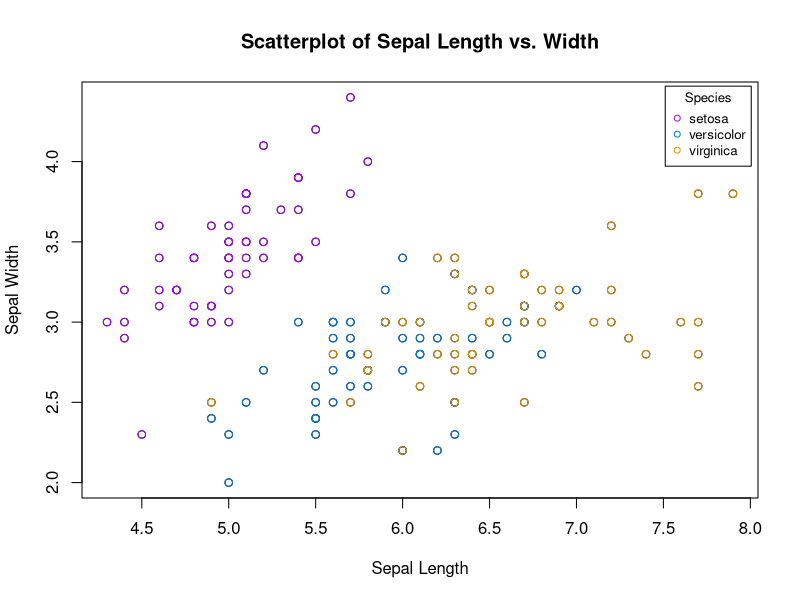

Here is the R script that generated this plot:
#===============================================================================
# ◯。°。°。°。°。°。°。°。°。°。°。° LOOPS 。°。°。°。°。°。°。°。°。°。°。°◯
#===============================================================================


# Loops, quite simply, loop! When a loop is run in R (or even other programming
# languages!) a block of code is run again and again, often until a specified 
# condition is met. Each time the code within a loop is run, it is referred to as 
# an iteration.

# Loops are useful for quickly performing mundane tasks that would otherwise 
# require manual completion. 

# Different loops are useful for different scenarios. Using loops successfully 
# requires recognizing when to use different loops types. Throughout this
# assignment, we will cover three major types of loops in R: "For Loops", "While
# Loops" and "Repeat Loops". 

# For Loops: A for loop repeats a given task for defined number of times.

# While Loops: A while loop keeps repeating a block of code until a certain
# logical parameter is met. Example: While x is less than 3, perform action y.

# Repeat Loops: Similar to while loop but requires a break, or stop to prevent
# the loop from running forever. Example: Until 10 iterations, perform action y. 

#===============================================================================
# For Loops 
#===============================================================================

### Description:

# A For Loop applies a set of operations over a collection of objects (list, vector, matrix, or data frame)
# repeated a defined number of times. The number of iterations are known in advance. 

### Example:
# Create a vector of numbers 1 through 5, and
# then use a for loop to iterate through each number in the vector and print it to the console. 
# The loop variable i takes on the values 1, 2, 3, 4, and 5, and the print() function is called with each value of i.

# create a vector of numbers
numbers <- c(1, 2, 3, 4, 5)

# create a for loop that prints each number in the vector
for (i in numbers) {
  print(i)
}

# For loops can iterate over a sequence of numbers, in the following example,
# from 1 to 100 and calculates the sum of the numbers. 
# The loop variable i takes on the values 1, 2, 3, ..., 100, and the sum variable is updated on each iteration.

sum <- 0
for (i in 1:100) {
  sum <- sum + i
}
print(sum)


### TASK: 

# ✿¸.•´*¨`*•✿ Let's look at some flowers! ✿•*`¨*`•.¸✿

# 1) Load in the "iris" data set built into R. 
# Name the data frame "iris_loop"
library (tidyverse)
iris_loop <- iris
#
# 2) Set up your For Loop with the parameters to
# use any integer from 1 through the number of columns
# within the data frame (ncol function may be of some assistance)
for(x in 3:ncol(iris_loop)) 
#
# 3) Within curly brackets, set the following logical conditions under an "if" function:
#     
#     a) Make it so the function returns a "TRUE" statement if certain
# conditions which we will later establish are met (Grapple with the grepl() function)
  if(grepl("Width",colnames(iris_loop)[x]))
#
#     b) Select the columns within the "iris_loop" data frame and all integers separated by a comma 
# (HINT: [,i] will be the best way to do this)
    iris_loop[ ,x]<-iris_loop[ ,x]+1000
#
#     c) Subset another curly bracket pair within the if condition.
#  Inside this secondary curly bracket, set up a logical condition: 
#  1000+separated integers. Make sure this condition is saved back into the "iris_loop" data frame with a "<-"
iris_loop <- iris
  for(i in 3:ncol(iris_loop))                               
    {if(grepl("Length",colnames(iris_loop)[i]))              
      {iris_loop[ ,i]<-iris_loop[ ,i]+50}}
#
# 4) Make sure to close out all curly brackets to complete the loop.
#Done
#
# Question: What happens if you change the "1000+" to "50+"?
#It adds the number 1000 or 50 to the value in the column

#===============================================================================
# While Loops
#===============================================================================


### Description :
# A while loop is a control flow statement that allows you to repeatedly execute a block of code as long as a certain condition is met.
# The condition is a logical expression that is evaluated before each iteration of the loop. If the condition is TRUE, 
# the code inside the loop is executed, and then the condition is evaluated again. This process continues until the condition becomes FALSE, 
# at which point the loop terminates and execution continues with the code following the loop.


###Next within Loops:
# Within loops, especially While Loops, if you wish to skip a current variable and go onto the next
# iteration, you can use the "next" argument within the function. This can be helpful 
# in ignoring variables that would be messy, useless, and overall just unwanted (:,( poor variable)) 
# Consider the following example:
x<-20     # Here we set the length of our variable. 
while (x) {x <- x - 1 # We set our conditions in which x will be equal to x-1
  if (x%%2 != 0) # A further condition is set in which x is divided by 2 if not equal to 0
    next # This tells the while loop to skip any numbers after our conditions set above
  print(x)} # This prints x after it has gone through the loop

### QUESTION: Why do we have the argument !=0? What would occur if we changed it to !=1?
#It returns only odd numbers from 1 to 19
# Go ahead and give it a try:
x<-20  
while (x) {x <- x - 1 
if (x%%2 !=1) 
  next 
print(x)}

### Example 1 of While Loops:

# Let's try an example with numbers!

x <- 1 # Stores 1 in the x variable.
while (x < 6) { # Start of the while loop. While x is less than 6, perform some action.
  print(x) #In this case, our action is printing x
  x = x+1} # Adds one to x each loop.


### Example 2 of While Loops:

# We can use this to label samples

# Let's build a sample data frame.
Samples_Without_ID <- c("Frog", "Cool Frog", "The Coolest Frog","Cute Frog", "Very Cute Frog", "Strong Frog", "Very Strong Frog")
Samples_Without_ID1 <- data.frame(samples = Samples_Without_ID)  #Stores as a data frame.

# Creates length 7 character vector. 
SampleID <- character(7)

x <- 0 # stores 0 into a variable called x.
while (x < 7) { # Creates a while loop that is valid while x is less than 7.
  x <- x + 1 # Adds 1 to the value of x for each iteration of the while loop.
  SampleID[x] <- paste("Sample#", x, sep = "") #Pastes together the character "Sample#" with the variable x.
# This gives an outputs of "Sample1, Sample2, Sample3, etc.)
}

SampleID <- data.frame(SampleID) #Stores as a data frame.

View(SampleID) # Let's check it out!

# Great! Now we want to label our frogs in the Samples_Without_ID1 data frame.  

Samples_With_Label <- cbind(SampleID, Samples_Without_ID1)


### TASK:
# Create a while loop which pastes whole numbers from 1 to 10, but exclude printing 3 using the next function.
# output should look like this: 1, 2, 4, 5, 6, 7, 8, 9, 10
i<-0
while (i<10) 
  {i<-i+1
    if(i==5) 
      next
        print(i)}
  

#===============================================================================
#Repeat Loops
#===============================================================================

###Description: 
# If we have a large multidimensional data frame and would like to repeat a block of code 
# over and over again across this data frame, it would be best to use a Repeat loop.
# A repeat loop will continuously execute a block of code and logical conditions over a data frame.
# If the logical conditions return "FALSE", the block of code will continue to be repeated 
# over the entire data frame. No output will be given for a "FALSE" return.
# If the logical conditions return "TRUE", an output will be given.
# However, unlike most other loops, even if a "TRUE" condition is met, the repeat loop will not 
# end, and continue to iterate over and over across the data frame.
# The only way for the Repeat loop to end is by giving it a BREAK condition.

### Question: Based on the description above and the description of While loops. 
# How do Repeat and While loops differ? When might it be best to use one rather than the other?
#Repeat loops run the code chunk first, then check the condition to determine whether it should be repeated. The code chunk will be run at least once.
#The repeat loop executes the code block until the condition is changed to FALSE or a break statement is encountered.
#Repeat loops are used when it is unknown how many times the loop must be executed or when the loop must be executed indefinitely until a certain condition is met.


### Breaks:
#The Break statement is a way to stop a loop from running before it has finished all its iterations. When the break statement is encountered within a repeat loop, the loop stops running immediately, and the program moves on to the next line of code after the loop. This can be useful if you want to stop a loop based on a certain condition, without having to wait for it to finish all its iterations.

### Example of Repeat Loops: 

# Basic example of Repeat Loop with a conditional break. 
# Without the break statement, repeat loops would continue indefinitely.
i <- 1
repeat {
  print(paste("Loop", i))
  if (i == 3) {
    break
  }
  i <- i + 1
}


# Example of using a repeat loop for 'data processing' and conditional break.
# In this example we will increase the salary of each individual in the dataset
# and store the processed data in a new dataset.

# First let's create a data frame with columns 'ID', 'Name', 'Age', 'Gender', and 'Salary'
my_data <- data.frame(
  ID = c(1, 2, 3, 4, 5),
  Name = c("John", "Alice", "Bob", "Eve", "Charlie"),
  Age = c(25, 32, 28, 40, 36),
  Gender = c("M", "F", "M", "F", "M"),
  Salary = c(50000, 60000, 55000, 70000, 65000)
)

# Create a counter to keep track of iterations
i <- 1
# Create a blank dataframe. This allows us to reset the dataframe everytime the loop is ran.
processed_data <- data.frame()

# Repeat loop for processing each row of the dataset
repeat {
  row <- my_data[i, ] # Get the row at the current iteration
  processed_row <- list(  # Perform some data processing on the row
    ID = row$ID,
    Name = paste("Processed:", row$Name),
    Age = row$Age,
    Gender = ifelse(row$Gender == "M", "Male", "Female"),
    Salary = row$Salary * 1.1 # Add a 10% salary increase
  )
  processed_data <- rbind(processed_data, processed_row) # Append the processed row to the processed_data  data frame
  i <- i + 1 # Increase the counter
  if (i > nrow(my_data) || processed_row$Salary > 100000) { 
    break  # Exit the loop when all rows have been processed or when the salary exceeds 100,000 (arbitrary)
  }}

### TASK:

# Let's try it on your own!

# Create a repeat loop that does the following: 
#1) Stores 1 in the variable y.
#2) prints y for iteration of the loop. 
#3) Increase y by .7 each iteration. 
#4) Set a break to terminate the loop when y is greater than 14
#5) Print "Y is big now!" when Y is greater than 14. 
y=1
repeat {
  print(y)
  ifelse(y>14,print("Y is big now!"),NA)
  if (y > 14) {
    break
} 
  y=y+0.7
}

#===============================================================================
#Final: Nested Loops within For Loops
#===============================================================================

 
# Description of nested loops
# Earlier in the course, we used nested ifelse functions. A nested ifeelse function is just
#an ifelse function INSIDE another ifelse function. The same goes for nested loops!

#In a nested loop, we have a loop INSIDE another loop! 

#Nested loops are often used for multideminsion data and allow for more precise
#control of your data. 


### Example of Nested loops:
# While any kind of loop can be nested within other loops, it will be easiest to look at the same two loops nested within each other. Nested loops allow us to look at multidimensional information. 
# A visualization of a real life nested loop would be an analogue clock.
# In this analogy, our outer loop of the clock would be the short hand, which tells the hour..
# Nested within this outer loop is the inner loop, the long hand of the clock, which tells the minute.
# Here's how we would accomplish this in R:


for (s in 1:12){  # Here we set up our outer loop as "s" to represent our short hand, so this will contain any variable between 1-12 since most analogue clocks use standard time.
  for (l in 01:59) # Now we add in a nested, inner logical condition, which creates a second value "l" for the long hand. This hand will represent our minutes
  {print(paste("The short hand is",s,"And the long hand", l))} # Now we want to print our variables, but paste them together when printed
} # Close the loops




### TASK:

# ✿¸.•´*¨`*•✿ More Flowers!✿•*`¨*`•.¸✿

# Now that we know how nested loops work, lets use our knowledge to create a graph that utilizes this new skill.
#We are going to create a scatterplot using the iris dataset, of sepal length vs. sepal width, with each point colored according to its species (setosa in red, versicolor in blue, and virginica in green). The nested loops are going to be used to loop over each species in the dataset, and then over each observation within that species to plot the points with the appropriate color.

#1. Load the iris dataset using the command data(iris).
#2. Create an empty scatterplot with the plot() function. Set the x-axis to Sepal.Length, y-axis to Sepal.Width, and add labels and a title.
#3. Create a loop to iterate over each unique species in the iris dataset using the for() function.
#4. Within the loop, subset the iris dataset to only include the current species using the subset() function.
#5. Assign a color to the current species using an if statement and a variable to hold the color.
#6. Create another loop to iterate over each observation within the current species using the for() function.
#7. Within the nested loop, extract the current observation's sepal length and width using the $ operator.
#8. Use the points() function to plot the current observation as a point on the scatterplot, using the assigned color.
#9. After the nested loop, use the legend() function to create a legend for the plot. Set the position to "topright", the legend argument to the unique species in the dataset, the col argument to a vector of colors matching the species, the pch argument to 1 to use solid point markers, and the title argument to "Species".
#10. Run the code and check that the resulting scatterplot has a legend.


data(iris)
plot(x=iris$Sepal.Length,y=iris$Sepal.Width, 
     xlab="Sepal Length",ylab="Sepal Width",
     main="Scatterplot of Sepal Length vs. Width")
for(species in unique(iris$Species)) {
  species_data<-subset(iris,Species==species)
  if(species=="setosa") {
    col<-"#b103fc"
  }else if(species == "versicolor") {
    col<-"#007ae6"
  }else{
    col<-"#e69200"
  }
  points(species_data$Sepal.Length, species_data$Sepal.Width, col = col)
}
par(xpd=TRUE) 
legend("topright", 
       legend=unique(iris$Species),
       col=c("#b103fc","#007ae6","#e69200"),
       pch=1,
       title="Species",
       cex=0.8,
       inset=c(0.01,0.01))
